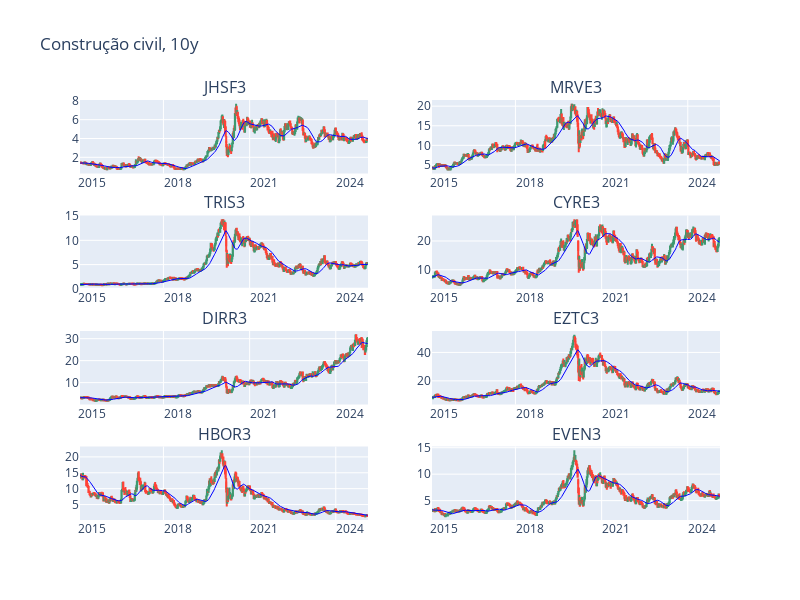

Here is the notebook cell this chart was saved with:
### Code cell
fig = make_subplots(
    rows=int(len(tickers)/2), cols=2, shared_xaxes=False, 
    subplot_titles=[ticker.replace(".SA", "") for ticker in tickers],  # Remove ".SA"
    vertical_spacing=0.1
)

for i, ticker in enumerate(tickers):
    df = data_dict[ticker]  # Reutiliza os dados já baixados
    avg = df.Close.rolling(window=mma, min_periods=1).mean()
    
    row = (i // 2) + 1
    col = (i % 2) + 1

    fig.add_trace(go.Candlestick(
        x=df.index, open=df.Open, high=df.High, low=df.Low, close=df.Close,
        name=ticker, showlegend=False), row=row, col=col)

    fig.add_trace(go.Scatter(
        x=df.index, y=avg, mode='lines',
        line=dict(color='blue', width=1),
        name="Média (21 dias)", showlegend=False), row=row, col=col)

fig.update_layout(title_text=f"Construção civil, {period}", height=600, width=800)
fig.update_xaxes(rangeslider_visible=False,
    tickformat="%Y",  # Mostrar apenas o ano
    dtick="M36",  # Intervalo de meses entre os ticks
    ticklabelmode="period"  # Coloca o rótulo no início do período)
)
fig.show()

### Figure 1 — Plotly figure (JSON) as saved in the notebook; plotly's stock layout.template omitted (floating-point values rounded to 4 significant figures; data arrays with more than 128 entries replaced by an {"elided": "..."} marker saying what was removed)
{"data": [{"close": {"elided": "523 float values"}, "high": {"elided": "523 float values"}, "low": {"elided": "523 float values"}, "name": "JHSF3.SA", "open": {"elided": "523 float values"}, "showlegend": false, "type": "candlestick", "x": {"elided": "523 str values"}, "xaxis": "x", "yaxis": "y"}, {"line": {"color": "blue", "width": 1}, "mode": "lines", "name": "Média (21 dias)", "showlegend": false, "type": "scatter", "x": {"elided": "523 str values"}, "xaxis": "x", "y": {"elided": "523 float values"}, "yaxis": "y"}, {"close": {"elided": "523 float values"}, "high": {"elided": "523 float values"}, "low": {"elided": "523 float values"}, "name": "MRVE3.SA", "open": {"elided": "523 float values"}, "showlegend": false, "type": "candlestick", "x": {"elided": "523 str values"}, "xaxis": "x2", "yaxis": "y2"}, {"line": {"color": "blue", "width": 1}, "mode": "lines", "name": "Média (21 dias)", "showlegend": false, "type": "scatter", "x": {"elided": "523 str values"}, "xaxis": "x2", "y": {"elided": "523 float values"}, "yaxis": "y2"}, {"close": {"elided": "523 float values"}, "high": {"elided": "523 float values"}, "low": {"elided": "523 float values"}, "name": "TRIS3.SA", "open": {"elided": "523 float values"}, "showlegend": false, "type": "candlestick", "x": {"elided": "523 str values"}, "xaxis": "x3", "yaxis": "y3"}, {"line": {"color": "blue", "width": 1}, "mode": "lines", "name": "Média (21 dias)", "showlegend": false, "type": "scatter", "x": {"elided": "523 str values"}, "xaxis": "x3", "y": {"elided": "523 float values"}, "yaxis": "y3"}, {"close": {"elided": "523 float values"}, "high": {"elided": "523 float values"}, "low": {"elided": "523 float values"}, "name": "CYRE3.SA", "open": {"elided": "523 float values"}, "showlegend": false, "type": "candlestick", "x": {"elided": "523 str values"}, "xaxis": "x4", "yaxis": "y4"}, {"line": {"color": "blue", "width": 1}, "mode": "lines", "name": "Média (21 dias)", "showlegend": false, "type": "scatter", "x": {"elided": "523 str values"}, "xaxis": "x4", "y": {"elided": "523 float values"}, "yaxis": "y4"}, {"close": {"elided": "523 float values"}, "high": {"elided": "523 float values"}, "low": {"elided": "523 float values"}, "name": "DIRR3.SA", "open": {"elided": "523 float values"}, "showlegend": false, "type": "candlestick", "x": {"elided": "523 str values"}, "xaxis": "x5", "yaxis": "y5"}, {"line": {"color": "blue", "width": 1}, "mode": "lines", "name": "Média (21 dias)", "showlegend": false, "type": "scatter", "x": {"elided": "523 str values"}, "xaxis": "x5", "y": {"elided": "523 float values"}, "yaxis": "y5"}, {"close": {"elided": "523 float values"}, "high": {"elided": "523 float values"}, "low": {"elided": "523 float values"}, "name": "EZTC3.SA", "open": {"elided": "523 float values"}, "showlegend": false, "type": "candlestick", "x": {"elided": "523 str values"}, "xaxis": "x6", "yaxis": "y6"}, {"line": {"color": "blue", "width": 1}, "mode": "lines", "name": "Média (21 dias)", "showlegend": false, "type": "scatter", "x": {"elided": "523 str values"}, "xaxis": "x6", "y": {"elided": "523 float values"}, "yaxis": "y6"}, {"close": {"elided": "523 float values"}, "high": {"elided": "523 float values"}, "low": {"elided": "523 float values"}, "name": "HBOR3.SA", "open": {"elided": "523 float values"}, "showlegend": false, "type": "candlestick", "x": {"elided": "523 str values"}, "xaxis": "x7", "yaxis": "y7"}, {"line": {"color": "blue", "width": 1}, "mode": "lines", "name": "Média (21 dias)", "showlegend": false, "type": "scatter", "x": {"elided": "523 str values"}, "xaxis": "x7", "y": {"elided": "523 float values"}, "yaxis": "y7"}, {"close": {"elided": "523 float values"}, "high": {"elided": "523 float values"}, "low": {"elided": "523 float values"}, "name": "EVEN3.SA", "open": {"elided": "523 float values"}, "showlegend": false, "type": "candlestick", "x": {"elided": "523 str values"}, "xaxis": "x8", "yaxis": "y8"}, {"line": {"color": "blue", "width": 1}, "mode": "lines", "name": "Média (21 dias)", "showlegend": false, "type": "scatter", "x": {"elided": "523 str values"}, "xaxis": "x8", "y": {"elided": "523 float values"}, "yaxis": "y8"}], "layout": {"annotations": [{"font": {"size": 16}, "showarrow": false, "text": "JHSF3", "x": 0.225, "xanchor": "center", "xref": "paper", "y": 1, "yanchor": "bottom", "yref": "paper"}, {"font": {"size": 16}, "showarrow": false, "text": "MRVE3", "x": 0.775, "xanchor": "center", "xref": "paper", "y": 1, "yanchor": "bottom", "yref": "paper"}, {"font": {"size": 16}, "showarrow": false, "text": "TRIS3", "x": 0.225, "xanchor": "center", "xref": "paper", "y": 0.725, "yanchor": "bottom", "yref": "paper"}, {"font": {"size": 16}, "showarrow": false, "text": "CYRE3", "x": 0.775, "xanchor": "center", "xref": "paper", "y": 0.725, "yanchor": "bottom", "yref": "paper"}, {"font": {"size": 16}, "showarrow": false, "text": "DIRR3", "x": 0.225, "xanchor": "center", "xref": "paper", "y": 0.45, "yanchor": "bottom", "yref": "paper"}, {"font": {"size": 16}, "showarrow": false, "text": "EZTC3", "x": 0.775, "xanchor": "center", "xref": "paper", "y": 0.45, "yanchor": "bottom", "yref": "paper"}, {"font": {"size": 16}, "showarrow": false, "text": "HBOR3", "x": 0.225, "xanchor": "center", "xref": "paper", "y": 0.175, "yanchor": "bottom", "yref": "paper"}, {"font": {"size": 16}, "showarrow": false, "text": "EVEN3", "x": 0.775, "xanchor": "center", "xref": "paper", "y": 0.175, "yanchor": "bottom", "yref": "paper"}], "height": 600, "title": {"text": "Construção civil, 10y"}, "width": 800, "xaxis": {"anchor": "y", "domain": [0, 0.45], "dtick": "M36", "rangeslider": {"visible": false}, "tickformat": "%Y", "ticklabelmode": "period"}, "xaxis2": {"anchor": "y2", "domain": [0.55, 1], "dtick": "M36", "rangeslider": {"visible": false}, "tickformat": "%Y", "ticklabelmode": "period"}, "xaxis3": {"anchor": "y3", "domain": [0, 0.45], "dtick": "M36", "rangeslider": {"visible": false}, "tickformat": "%Y", "ticklabelmode": "period"}, "xaxis4": {"anchor": "y4", "domain": [0.55, 1], "dtick": "M36", "rangeslider": {"visible": false}, "tickformat": "%Y", "ticklabelmode": "period"}, "xaxis5": {"anchor": "y5", "domain": [0, 0.45], "dtick": "M36", "rangeslider": {"visible": false}, "tickformat": "%Y", "ticklabelmode": "period"}, "xaxis6": {"anchor": "y6", "domain": [0.55, 1], "dtick": "M36", "rangeslider": {"visible": false}, "tickformat": "%Y", "ticklabelmode": "period"}, "xaxis7": {"anchor": "y7", "domain": [0, 0.45], "dtick": "M36", "rangeslider": {"visible": false}, "tickformat": "%Y", "ticklabelmode": "period"}, "xaxis8": {"anchor": "y8", "domain": [0.55, 1], "dtick": "M36", "rangeslider": {"visible": false}, "tickformat": "%Y", "ticklabelmode": "period"}, "yaxis": {"anchor": "x", "domain": [0.825, 1]}, "yaxis2": {"anchor": "x2", "domain": [0.825, 1]}, "yaxis3": {"anchor": "x3", "domain": [0.55, 0.725]}, "yaxis4": {"anchor": "x4", "domain": [0.55, 0.725]}, "yaxis5": {"anchor": "x5", "domain": [0.275, 0.45]}, "yaxis6": {"anchor": "x6", "domain": [0.275, 0.45]}, "yaxis7": {"anchor": "x7", "domain": [0, 0.175]}, "yaxis8": {"anchor": "x8", "domain": [0, 0.175]}}}
